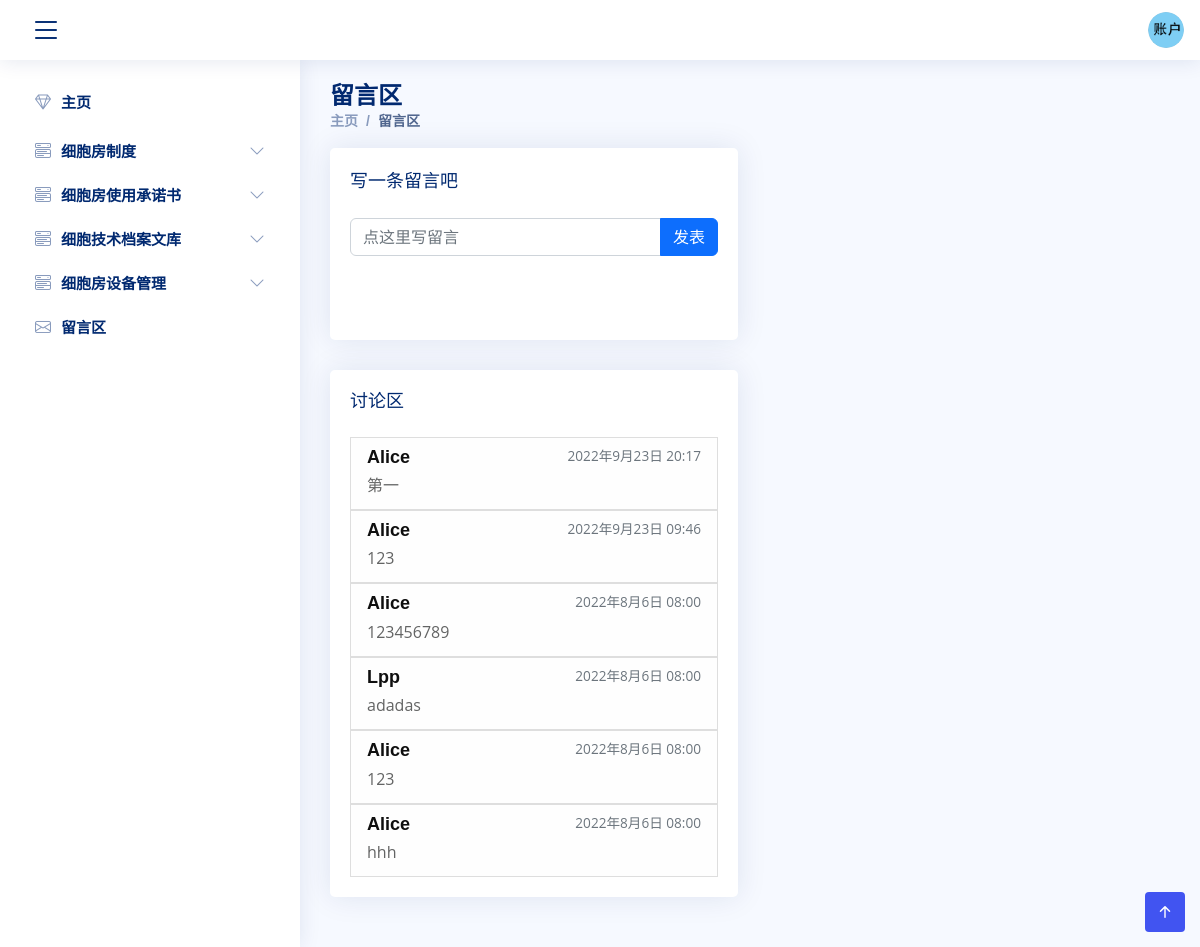
The page /comments/ (signed in) on the database its author committed.
### MainApp/models.py (models this page shows, shortened)
class UnitGroup(models.Model):
    name = models.CharField('名称', max_length=128)
    class Meta:
        verbose_name = '单元组'
        verbose_name_plural = verbose_name

class Comment(models.Model):
    user = models.ForeignKey(User, related_name='comment_user', on_delete=models.CASCADE)
    date = models.DateTimeField('留言日期', auto_now_add=True)
    text = models.TextField('留言内容')
    class Meta:
        verbose_name = '留言'
        verbose_name_plural = verbose_name
        ordering = ['user', '-date']

class User(models.Model):
    student_id = models.CharField('学号', max_length=256, unique=True)
    name = models.CharField('姓名', max_length=256)
    phone = models.CharField('电话号码', max_length=1024, unique=True)
    email = models.EmailField('邮箱', max_length=1024, unique=True)
    supervisor = models.CharField('导师', max_length=256)
    password = models.CharField('密码', max_length=1024)
    register_time = models.DateTimeField('注册时间', auto_now_add=True)
    class Meta:
        ordering = ["-register_time"]
        verbose_name = "用户"
        verbose_name_plural = verbose_name

### MainApp/views.py (the view, shortened to what this page needs)
# urls.py: path('comments/', views.comments, name='comments'),
def comments(request):
    if request.session.get('is_login', None) is not True:
        return redirect('MainApp:login')
    unit_groups = UnitGroup.objects.all()
    groups = []
    for group in unit_groups:
        groups.append({
            'group': group,
            'units': Unit.objects.filter(group=group)
        })
    user_name = request.session.get('user_name')
    user_id = request.session.get('user_id')
    user = User.objects.get(id=user_id)
    comment_list = Comment.objects.order_by('-date')
    return render(request, 'comments.html', locals())

### MainApp/templates/comments.html (shortened to what this page needs)
{% load static %}
<!DOCTYPE html>
<html lang="zh">
<head>
    <link href="https://cdn.bootcdn.net/ajax/libs/twitter-bootstrap/5.2.0/css/bootstrap.min.css" rel="stylesheet">
    <link href="{% static 'vendor/bootstrap-icons/bootstrap-icons.css' %}" rel="stylesheet">
    <link href="{% static 'css/style.css' %}" rel="stylesheet">
</head>
<body class>
{% include 'base.html' %}
<main id="main" class="main">
    <div class="pagetitle">
        <h1>留言区</h1>
        <nav>
            <ol class="breadcrumb">
                <li class="breadcrumb-item"><a href="{% url 'MainApp:index' %}">主页</a></li>
                <li class="breadcrumb-item active">留言区</li>
            </ol>
        </nav>
    </div>
    <section class="section">
        <div class="row">
            <div class="col-lg-6">
                <div class="card">
                    <div class="card-body">
                        <div class="card-title">写一条留言吧</div>
                        <form method="post">
                            <div class="row mb-5">
                                <div class="input-group mb-3">
                                    <input type="text" class="form-control" placeholder="点这里写留言"
                                           aria-label="comment"
                                           aria-describedby="basic-addon1" name="comment">
                                    <button type="submit" class="btn btn-primary">发表</button>
                                </div>
                            </div>
                        </form>
                    </div>
                </div>
                <div class="card">
                    <div class="card-body">
                        <h5 class="card-title">讨论区</h5>
                        <div class="list-group">
                            {% for comment in comment_list %}
                                {% if comment.user.name == user_name %}
                                    <a href="{% url 'MainApp:comment' comment_id=comment.id %}">
                                        <div class="list-group-item list-group-item-success"
                                             aria-current="true">
                                            <div class="d-flex w-100 justify-content-between">
                                                <h6 class="mb-1">{{ comment.user.name }}</h6>
                                                <small>{{ comment.date }}</small>
                                            </div>
                                            <p class="mb-1">{{ comment.text }}</p>
                                        </div>
                                    </a>
                                {% else %}
                                    <a href="{% url 'MainApp:comment' comment_id=comment.id %}">
                                        <div class="list-group-item list-group-item-light">
                                            <div class="d-flex w-100 justify-content-between">
                                                <h6 class="mb-1">{{ comment.user.name }}</h6>
                                                <small class="text-muted">{{ comment.date }}</small>
                                            </div>
                                            <p class="mb-1">{{ comment.text }}</p>
                                        </div>
                                    </a>
                                {% endif %}
                            {% endfor %}
                        </div>
                    </div>
                </div>
            </div>
        </div>
    </section>
</main>
{% include 'footer.html' %}
</body>
</html>

### MainApp/templates/base.html (shortened to what this page needs)
{% load static %}
<!DOCTYPE html>
<html lang="zh">
<header class="header fixed-top d-flex align-items-center">
    <div class="d-flex align-items-center justify-content-between">
        <i class="bi bi-list toggle-sidebar-btn"></i>
    </div>
    <nav class="header-nav ms-auto">
        <ul class="d-flex align-items-center">
            <li class="nav-item dropdown pe-3">
                <a class="nav-link nav-profile d-flex align-items-center pe-0" href="#" data-bs-toggle="dropdown"
                   aria-expanded="false">
                    <img src="{% static 'img/account.png' %}" alt="Profile" class="rounded-circle">
                </a>
            </li>
        </ul>
    </nav>
</header>
<aside class="sidebar" id="sidebar">
    <ul class="sidebar-nav" id="sidebar-nav">
        <li class="nav-item">
            <a class="nav-link collapsed" href="{% url 'MainApp:index' %}">
                <i class="bi bi-gem"></i>
                <span>主页</span>
            </a>
        </li>
        {% for item in groups %}
            <a class="nav-link collapsed" data-bs-target="#model{{ item.group.id }}" data-bs-toggle="collapse" href="#">
                <i class="bi bi-menu-button-wide"></i><span>{{ item.group.name }}</span><i
                    class="bi bi-chevron-down ms-auto"></i>
            </a>
        {% endfor %}
        <li class="nav-item">
            <a class="nav-link collapsed" href="{% url 'MainApp:comments' %}">
                <i class="bi bi-envelope"></i>
                <span>留言区</span>
            </a>
        </li>
    </ul>
</aside>
</html>

### MainApp/static/css/style.css (style rules this page uses)
body { margin: 0; padding: 0; font-family: 'Source Sans Pro', sans-serif; background: #000000 radial-gradient(ellipse at center, rgba(8, 15, 15, 1) 0%, rgba(0, 0, 0, 1) 100%); filter: progid:DXImageTransform.Microsoft.gradient(startColorstr='#080F0F', endColorstr='#000000', GradientType=1); }
html { -ms-overflow-style: scrollbar; }
.alltrans, a, input[type="button"], input[type="submit"], button, table th, table td, .navigation-menu > li > a span:after, .btn, .btn:after, .section-title:after, .service-icon, .owl-dot, .owl-nav > div, .blog-img img, .owl-nav > div:before, .portfolio-box:after, .portfolio-box img, .portfolio-content { -webkit-transition: all 0.4s ease; transition: all 0.4s ease; }
a { color: #e52225; text-decoration: none; }
small, .small { font-size: 85%; }
p { margin: 0 0 20px; }
h1, h2, h3, h4, h5, h6 { line-height: 1.3; margin: 0 0 15px; font-weight: 700; color: #0f0f0f; text-transform: capitalize; font-family: 'Amatic SC', cursive; }
h1, h2 { font-size: 60px; }
h5 { font-size: 22px; margin-bottom: 10px; font-weight: 600; }
h6 { font-size: 18px; margin-bottom: 10px; font-weight: 600; }
:root { --input-padding-x: 1.5rem; --input-padding-y: .75rem; }
:root { scroll-behavior: smooth; }
body { font-family: "Open Sans", sans-serif; background: #f6f9ff; color: #444444; }
a { color: #4154f1; text-decoration: none; }
h1, h2, h3, h4, h5, h6 { font-family: "Nunito", sans-serif; }
#main { margin-top: 60px; padding: 20px 30px; transition: all 0.3s; }
.pagetitle { margin-bottom: 10px; }
.pagetitle h1 { font-size: 24px; margin-bottom: 0; font-weight: 600; color: #012970; }
.card { margin-bottom: 30px; border: none; border-radius: 5px; box-shadow: 0px 0 30px rgba(1, 41, 112, 0.1); }
.card-title { padding: 20px 0 15px 0; font-size: 18px; font-weight: 500; color: #012970; font-family: "Poppins", sans-serif; }
.card-body { padding: 0 20px 20px 20px; }
.breadcrumb { font-size: 14px; font-family: "Nunito", sans-serif; color: #899bbd; font-weight: 600; }
.breadcrumb a { color: #899bbd; transition: 0.3s; }
.breadcrumb .breadcrumb-item::before { color: #899bbd; }
.breadcrumb .active { color: #51678f; font-weight: 600; }
.header { transition: all 0.5s; z-index: 997; height: 60px; box-shadow: 0px 2px 20px rgba(1, 41, 112, 0.1); background-color: #fff; padding-left: 20px; }
.header .toggle-sidebar-btn { font-size: 32px; padding-left: 10px; cursor: pointer; color: #012970; }
.header-nav ul { list-style: none; }
.header-nav > ul { margin: 0; padding: 0; }
.header-nav .nav-profile { color: #012970; }
.header-nav .nav-profile img { max-height: 36px; }
.sidebar { position: fixed; top: 60px; left: 0; bottom: 0; width: 300px; z-index: 996; transition: all 0.3s; padding: 20px; overflow-y: auto; scrollbar-width: thin; scrollbar-color: #aab7cf transparent; box-shadow: 0px 0px 20px rgba(1, 41, 112, 0.1); background-color: #fff; }
@media (min-width: 1200px) { #main, #footer { margin-left: 300px; } }
.sidebar-nav { padding: 0; margin: 0; list-style: none; }
.sidebar-nav li { padding: 0; margin: 0; list-style: none; }
.sidebar-nav .nav-item { margin-bottom: 5px; }
.sidebar-nav .nav-link { display: flex; align-items: center; font-size: 15px; font-weight: 600; color: #4154f1; transition: 0.3; background: #f6f9ff; padding: 10px 15px; border-radius: 4px; }
.sidebar-nav .nav-link i { font-size: 16px; margin-right: 10px; color: #4154f1; }
.sidebar-nav .nav-link.collapsed { color: #012970; background: #fff; }
.sidebar-nav .nav-link.collapsed i { color: #899bbd; }
.sidebar-nav .nav-link .bi-chevron-down { margin-right: 0; transition: transform 0.2s ease-in-out; }

### rows shown on the page
UnitGroup: group.name "细胞房制度"
UnitGroup: group.name "细胞房使用承诺书"
UnitGroup: group.name "细胞技术档案文库"
UnitGroup: group.name "细胞房设备管理"
Comment: user.name "Alice", date "2022年9月23日 20:17", text "第一"
Comment: user.name "Alice", date "2022年9月23日 09:46", text "123"
Comment: user.name "Alice", date "2022年8月6日 08:00", text "123456789"
Comment: user.name "Lpp", date "2022年8月6日 08:00", text "adadas"
Comment: user.name "Alice", date "2022年8月6日 08:00", text "123"
Comment: user.name "Alice", date "2022年8月6日 08:00", text "hhh"
